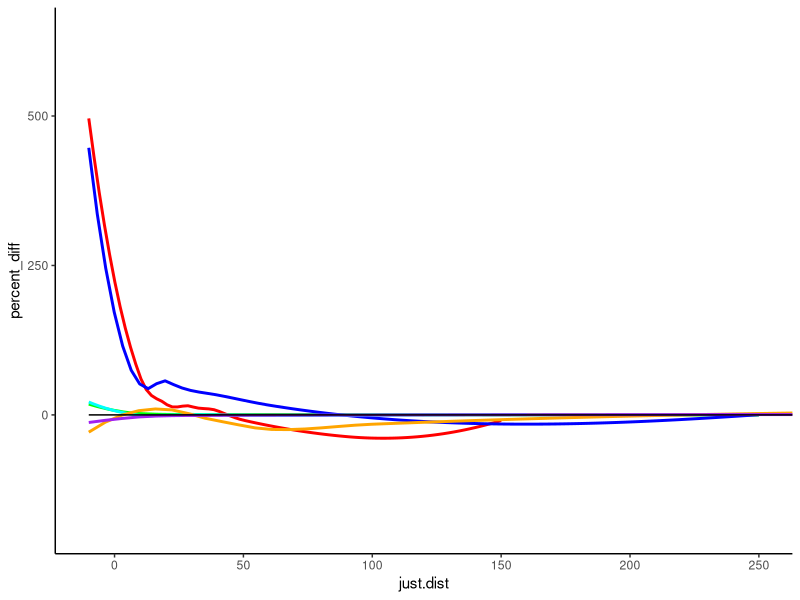
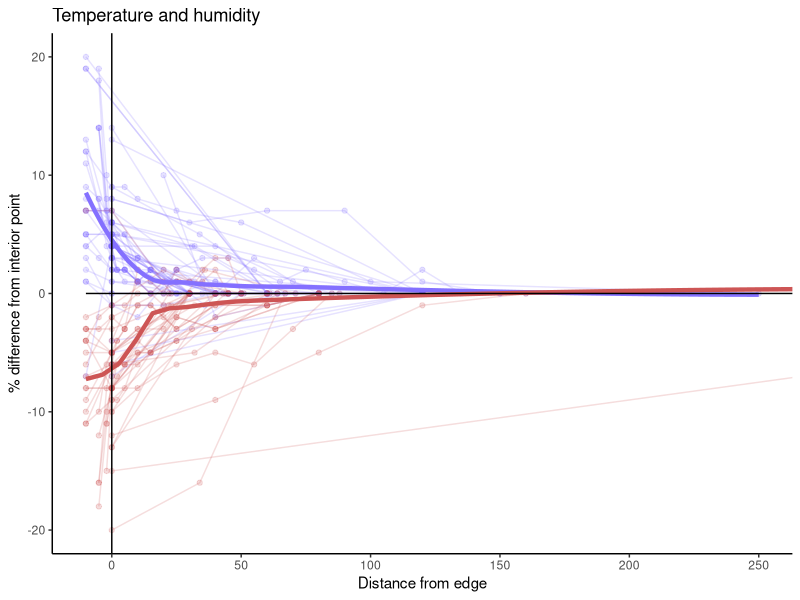
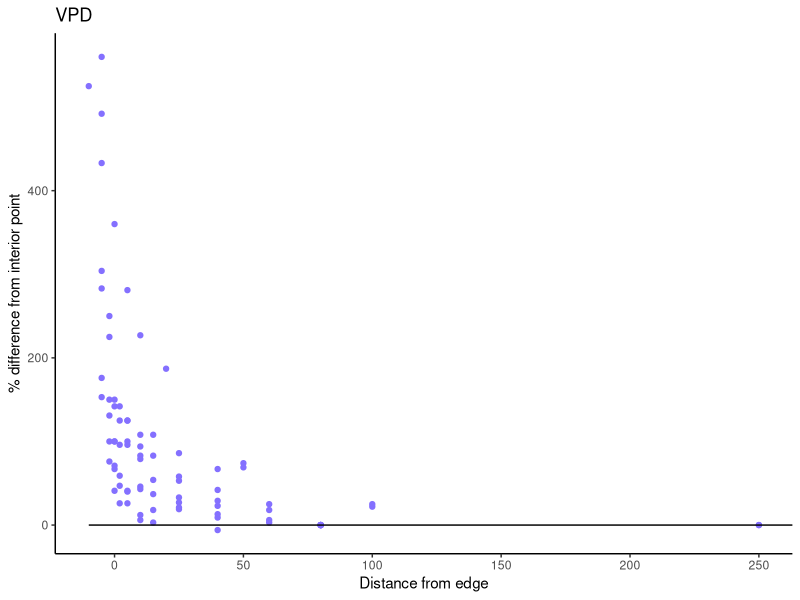
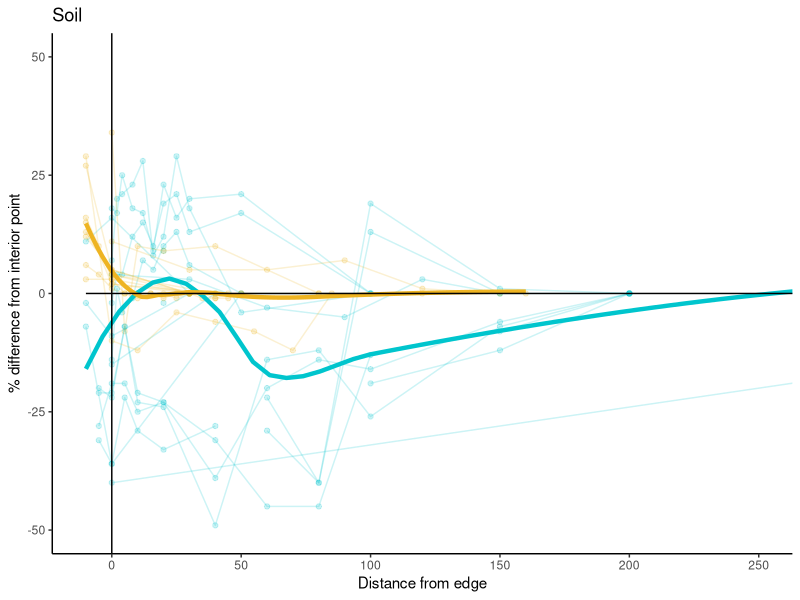
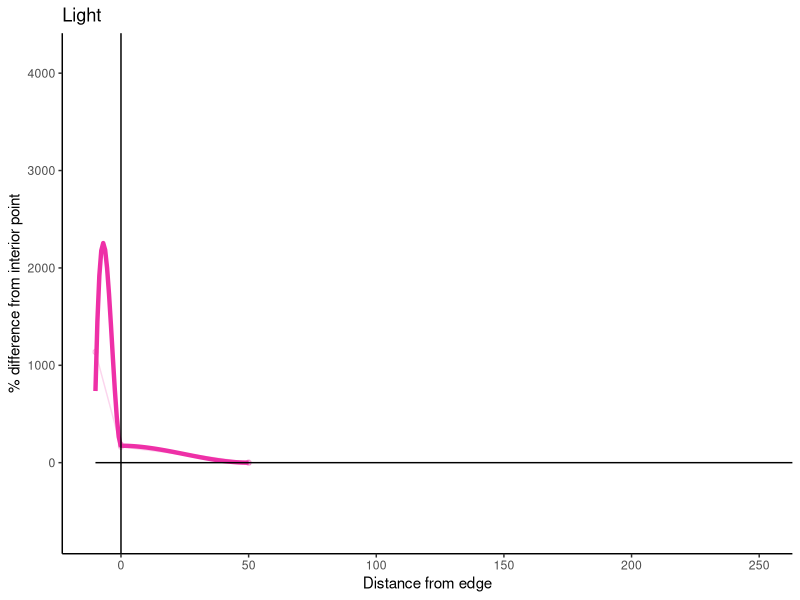
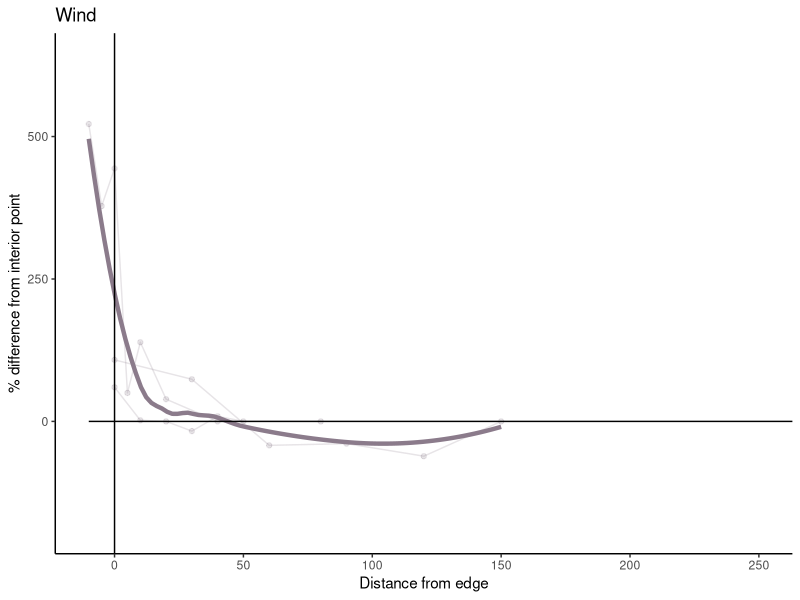
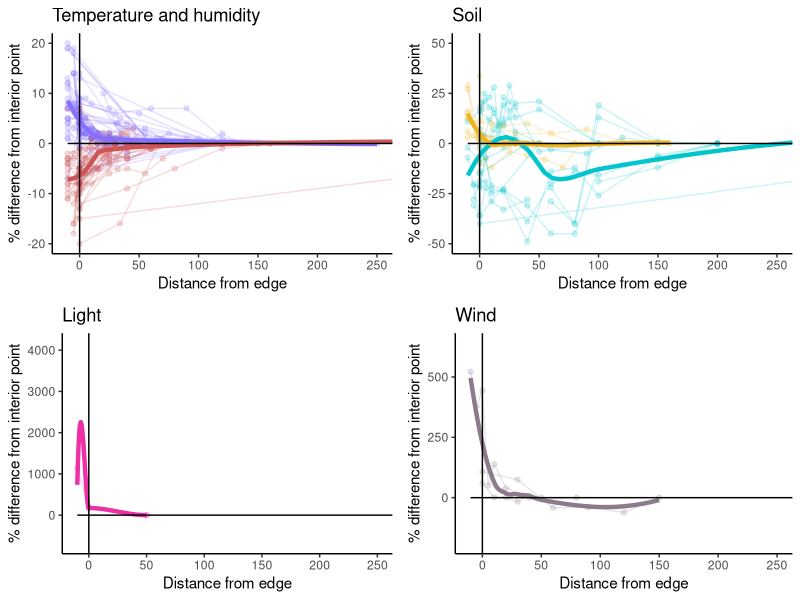
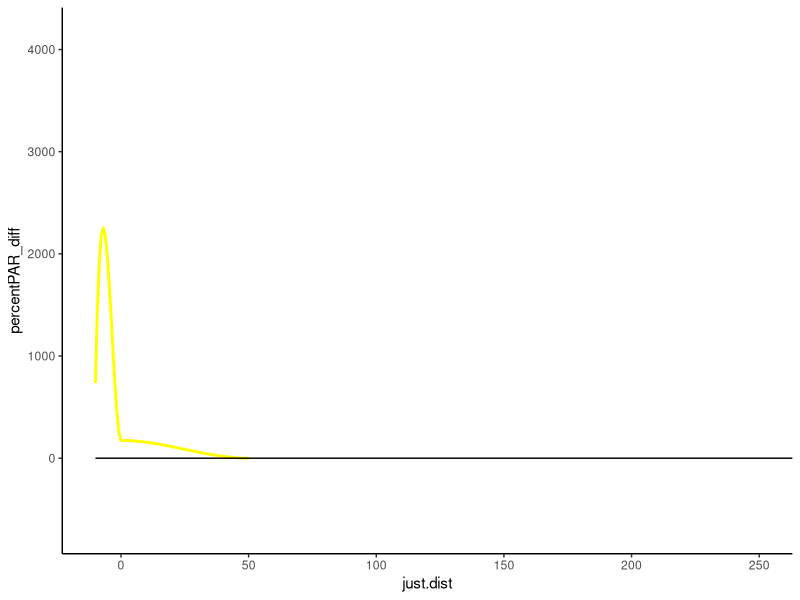

These charts were generated, in order, by the following R code: (Note: this script raises an error after producing the figures.)
#Combined qualitative and quantitative data

# load libraries ----------------------------------------------------------

library(tidyverse)
library(gridExtra)


# load data ---------------------------------------------------------------

#knit together qualitative & quantitative data
vardata <- read_csv("./Outputs/vardata.csv")
mergedrefined8 <- read_csv("./Data/mergedrefined8.csv")

qualquan <- full_join(vardata,mergedrefined8,by="article.id")


qualquan<-qualquan %>% 
  mutate(AT=
           case_when(
             var.1 == "AT"|
               var.2 == "AT"|
               var.3 == "AT"|
               var.4 == "AT"|
               var.5 == "AT"|
               var.6 == "AT"|
               var.7 == "AT" ~ "AT",
             TRUE ~ NA_character_)
         ) %>% 
  mutate(DT=
           case_when(
             var.1 == "DT"|
               var.2 == "DT"|
               var.3 == "DT"|
               var.4 == "DT"|
               var.5 == "DT"|
               var.6 == "DT"|
               var.7 == "DT" ~ "DT",
             TRUE ~ NA_character_)
  )


qualquan %>% paste("var.1","var.7", sep=" ")


summary(as.factor(qualquan$DT))

# mutate(H=
# mutate(PT=
# mutate(RH=
# mutate(TP=
# mutate(VPD=
# mutate(ST=
# mutate(SH=
# mutate(SM=
# mutate(SFT=
# mutate(LI=
# mutate(LIT=
# mutate(LUX=
# mutate(PAR=
# mutate(PPFD=
# mutate(SRFD=
# mutate(WS=
  


# citations by region -----------------------------------------------------

quanbroad <- qualquan %>% 
  filter(!is.na(just.dist)) %>% 
  select(article.id, citations,broad) %>% 
  distinct()


n_trop<-quanbroad %>% 
  filter(broad=="tropical") %>% 
  summarize(n=n_distinct(article.id))

n_temp<-quanbroad %>% 
  filter(broad=="temperate") %>% 
  summarize(n=n_distinct(article.id))


n_boreal<-quanbroad %>% 
  filter(broad=="boreal") %>% 
  summarize(n=n_distinct(article.id))



quan.cite<-qualquan %>% 
  filter(!is.na(just.dist)) %>% 
  select(article.id, citations,broad) %>% 
  distinct() %>% 
  group_by(broad) %>% 
  summarize(sum_cites=sum(citations)) 
quan.cite

# figures -----------------------------------------------------------------

#graph by broad region ####

tropics <- qualquan %>% 
  filter(!is.na(just.dist)) %>% 
  filter(broad == "tropical")

boreal <- qualquan %>% 
  filter(!is.na(just.dist)) %>% 
  filter(broad == "boreal")

temperate <- qualquan %>% 
  filter(!is.na(just.dist)) %>% 
  filter(broad == "temperate")

#tropics trends ####
plot_perc_diff<-ggplot(tropics,aes(x = just.dist)) +
  geom_smooth(aes(y=percent_diff), color = "green",alpha=0) +
  geom_smooth(aes(y=percentws_diff), color = "red",alpha=0) +
  geom_smooth(aes(y=percentVPD_diff), color = "blue",alpha=0) +
  geom_smooth(aes(y=percentst_diff), color = "cyan",alpha=0) +
  geom_smooth(aes(y=percentsm_diff), color = "orange",alpha=0) +
  geom_smooth(aes(y=percentrh_diff), color = "purple",alpha=0) +
  geom_line(aes(y=0),color="black")+
  coord_cartesian(xlim=c(-10,250))
plot_perc_diff<-plot_perc_diff+theme_classic()
plot_perc_diff



# figure 8  TROPICAL -----------------------------------------------------


# temp & humidity panel

ba <- ggplot(tropics,aes(x = just.dist)) +
  theme_classic()+
  ggtitle("Temperature and humidity")+
  geom_point(aes(y=percent_diff),color="lightslateblue",alpha=0.2) +
  geom_point(aes(y=percentrh_diff),color="indianred3",alpha=0.2) +
  geom_line(aes(y=percent_diff,group=idseg),color="lightslateblue",alpha=0.2) +
  geom_line(aes(y=percentrh_diff,group=idseg),color="indianred3",alpha=0.2) +
  geom_smooth(aes(y=percent_diff), color = "lightslateblue",alpha=0,size=1.5) +
  geom_smooth(aes(y=percentrh_diff), color = "indianred3",alpha=0,size=1.5) +
  xlab("Distance from edge")+
  ylab("% difference from interior point")+
  geom_line(aes(y=0),color="black")+
  geom_vline(xintercept=0) +
  coord_cartesian(xlim=c(-10,250))+
  ylim(-20,20)
ba




# VPD - not used in figure
bb <- ggplot(tropics,aes(x = just.dist)) +
  theme_classic()+
  ggtitle("VPD")+
  geom_point(aes(y=percentVPD_diff), color = "lightslateblue") +
  xlab("Distance from edge")+
  ylab("% difference from interior point")+
  geom_line(aes(y=0),color="black")+
  coord_cartesian(xlim=c(-10,250))
bb

# soil panel

bc <- ggplot(tropics,aes(x = just.dist)) +
  theme_classic()+
  ggtitle("Soil")+
  geom_point(aes(y=percentsm_diff),color="turquoise3",alpha=0.2) +
  geom_point(aes(y=percentst_diff),color="goldenrod2",alpha=0.2) +
  geom_line(aes(y=percentsm_diff,group=idseg),color="turquoise3",alpha=0.2) +
  geom_line(aes(y=percentst_diff,group=idseg),color="goldenrod2",alpha=0.2) +
  geom_smooth(aes(y=percentsm_diff), color = "turquoise3",alpha=0,size=1.5) +
  geom_smooth(aes(y=percentst_diff), color = "goldenrod2",alpha=0,size=1.5) +
  xlab("Distance from edge")+
  ylab("% difference from interior point")+
  geom_line(aes(y=0),color="black")+
  geom_vline(xintercept=0) +
  coord_cartesian(xlim=c(-10,250))+
  ylim(-50,50)
bc




# Light panel
bd <- ggplot(tropics,aes(x = just.dist)) +
  theme_classic()+
  ggtitle("Light")+
  geom_point(aes(y=percentPAR_diff),color="maroon2",alpha=0.2)+
  geom_line(aes(y=percentPAR_diff,group=idseg),color="maroon2",alpha=0.2)+
  geom_smooth(aes(y=percentPAR_diff), color = "maroon2",alpha=0,size=1.5) +
  xlab("Distance from edge")+
  ylab("% difference from interior point")+
  geom_line(aes(y=0),color="black")+
  geom_vline(xintercept=0) +
  coord_cartesian(xlim=c(-10,250))
bd

# Wind

be <- ggplot(tropics,aes(x = just.dist)) +
  theme_classic()+
  ggtitle("Wind")+
  geom_point(aes(y=percentws_diff),color="thistle4",alpha=0.2)+
  geom_line(aes(y=percentws_diff,group=idseg),color="thistle4",alpha=0.2)+
  geom_smooth(aes(y=percentws_diff), color = "thistle4",alpha=0,size=1.5) +
  xlab("Distance from edge")+
  ylab("% difference from interior point")+
  geom_line(aes(y=0),color="black")+
  geom_vline(xintercept=0) +
  coord_cartesian(xlim=c(-10,250))
be

grid.arrange(ba,bc,bd,be,ncol=2,nrow=2)




#  Light (PAR) Difference  ------------------------------------------------


plot_perc_diff_par<-ggplot(tropics,aes(x = just.dist)) +
  geom_smooth(aes(y=percentPAR_diff), color = "yellow",alpha=0) +
  geom_line(aes(y=0),color="black")+
  coord_cartesian(xlim=c(-10,250))
plot_perc_diff_par<-plot_perc_diff_par+theme_classic()
plot_perc_diff_par




# figure 8  TEMPERATE -----------------------------------------------------

ggplot(temperate,aes(x = just.dist)) +
  geom_smooth(aes(y=percent_diff), color = "green",alpha=0) +
  geom_smooth(aes(y=percentVPD_diff), color = "blue",alpha=0) +
  geom_smooth(aes(y=percentst_diff), color = "cyan",alpha=0) +
  geom_smooth(aes(y=percentsm_diff), color = "orange",alpha=0) +
  geom_smooth(aes(y=percentrh_diff), color = "purple",alpha=0) +
  geom_line(aes(y=0),color="black")+
  coord_cartesian(xlim=c(-10,250))+
  theme_classic()


# light
ggplot(temperate,aes(x = just.dist)) +
  geom_smooth(aes(y=percentPAR_diff), color = "yellow",alpha=0) +
  geom_smooth(aes(y=percentws_diff), color = "red",alpha=0) +
  geom_line(aes(y=0),color="black")+
  coord_cartesian(xlim=c(-10,250))+
  theme_classic()

# air temp and humidity
ca <- ggplot(temperate,aes(x = just.dist)) +
  ggtitle("Temperature and humidity")+
  geom_point(aes(y=percent_diff),color="lightslateblue",alpha=0.2) +
  geom_point(aes(y=percentrh_diff),color="indianred3",alpha=0.2) +
  geom_line(aes(y=percent_diff,group=idseg),color="lightslateblue",alpha=0.2) +
  geom_line(aes(y=percentrh_diff,group=idseg),color="indianred3",alpha=0.2) +
  geom_smooth(aes(y=percent_diff), color = "lightslateblue",alpha=0,size=1.5) +
  geom_smooth(aes(y=percentrh_diff), color = "indianred3",alpha=0,size=1.5) +
  xlab("Distance from edge")+
  ylab("% difference from interior point")+
  geom_line(aes(y=0),color="black")+
  geom_vline(xintercept=0) +
  coord_cartesian(xlim=c(-10,250))+
  ylim(-15,15)+
  theme_classic()
ca

# vpd (not used)
cb <- ggplot(temperate,aes(x = just.dist)) +
  theme_classic()+
  ggtitle("VPD")+
  geom_point(aes(y=percentVPD_diff), color = "lightslateblue") +
  xlab("Distance from edge")+
  ylab("% difference from interior point")+
  geom_line(aes(y=0),color="black")+
  coord_cartesian(xlim=c(-10,250))
cb

# Soil 
cc <- ggplot(temperate,aes(x = just.dist)) +
  theme_classic()+
  ggtitle("Soil")+
  geom_point(aes(y=percentsm_diff),color="turquoise3",alpha=0.2) +
  geom_point(aes(y=percentst_diff),color="goldenrod2",alpha=0.2) +
  geom_line(aes(y=percentsm_diff,group=idseg),color="turquoise3",alpha=0.2) +
  geom_line(aes(y=percentst_diff,group=idseg),color="goldenrod2",alpha=0.2) +
  geom_smooth(aes(y=percentsm_diff), color = "turquoise3",alpha=0,size=1.5) +
  geom_smooth(aes(y=percentst_diff), color = "goldenrod2",alpha=0,size=1.5) +
  xlab("Distance from edge")+
  ylab("% difference from interior point")+
  geom_line(aes(y=0),color="black")+
  geom_vline(xintercept=0) +
  coord_cartesian(xlim=c(-10,250))+
  ylim(-25,25)
cc

# Light panel
cd <- ggplot(temperate,aes(x = just.dist)) +
  theme_classic()+
  ggtitle("Light")+
  geom_point(aes(y=percentPAR_diff),color="maroon2",alpha=0.2)+
  geom_line(aes(y=percentPAR_diff,group=idseg),color="maroon2",alpha=0.2)+
  geom_smooth(aes(y=percentPAR_diff), color = "maroon2",alpha=0,size=1.5) +
  xlab("Distance from edge")+
  ylab("% difference from interior point")+
  geom_line(aes(y=0),color="black")+
  geom_vline(xintercept=0) +
  coord_cartesian(xlim=c(-10,250))
cd

# wind
ce <- ggplot(temperate,aes(x = just.dist)) +
  theme_classic()+
  ggtitle("Wind")+
  geom_point(aes(y=percentws_diff),color="thistle4",alpha=0.2)+
  geom_line(aes(y=percentws_diff,group=idseg),color="thistle4",alpha=0.2)+
  geom_smooth(aes(y=percentws_diff), color = "thistle4",alpha=0,size=1.5) +
  xlab("Distance from edge")+
  ylab("% difference from interior point")+
  geom_line(aes(y=0),color="black")+
  geom_vline(xintercept=0) +
  coord_cartesian(xlim=c(-10,250))
ce

grid.arrange(ca,cc,cd,ce,ncol=2,nrow=2)


# FIgure 8 BOREAL ---------------------------------------------------------


#boreal trends ####

ggplot(boreal,aes(x = just.dist)) +
  geom_smooth(aes(y=percent_diff), color = "green",alpha=0) +
  geom_smooth(aes(y=percentsm_diff), color = "orange",alpha=0) +
  geom_smooth(aes(y=percentrh_diff), color = "purple",alpha=0) +
  geom_point(aes(y=percentsm_diff),color="orange")+
  geom_line(aes(y=0),color="black")+
  coord_cartesian(xlim=c(-10,250),ylim=c(-30,30))


# temp nd Humidity
da <- ggplot(boreal,aes(x = just.dist)) +
  theme_classic()+
  ggtitle("Temperature and humidity")+
  geom_smooth(aes(y=percent_diff), color = "lightslateblue",alpha=0) +
  geom_smooth(aes(y=percentrh_diff), color = "indianred3",alpha=0) +
  xlab("Distance from edge")+
  ylab("% difference from interior point")+
  geom_line(aes(y=0),color="black")+
  geom_vline(xintercept=0) +
  coord_cartesian(xlim=c(-10,250))
da

# vpd
db <- ggplot(boreal,aes(x = just.dist)) +
  theme_classic()+
  ggtitle("VPD")+
  geom_point(aes(y=percentVPD_diff), color = "lightslateblue") +
  xlab("Distance from edge")+
  ylab("% difference from interior point")+
  geom_line(aes(y=0),color="black")+
  coord_cartesian(xlim=c(-10,250))
db


# soil
dc <- ggplot(boreal,aes(x = just.dist)) +
  theme_classic()+
  ggtitle("Soil")+
  geom_smooth(aes(y=percentsm_diff), color = "turquoise3",alpha=0) +
  geom_smooth(aes(y=percentst_diff), color = "goldenrod2",alpha=0) +
  xlab("Distance from edge")+
  ylab("% difference from interior point")+
  geom_line(aes(y=0),color="black")+
  geom_vline(xintercept=0) +
  coord_cartesian(xlim=c(-10,250))
dc

# PAR
dd <- ggplot(boreal,aes(x = just.dist)) +
  theme_classic()+
  ggtitle("Light")+
  geom_smooth(aes(y=percentPAR_diff), color = "maroon2",alpha=0) +
  xlab("Distance from edge")+
  ylab("% difference from interior point")+
  geom_line(aes(y=0),color="black")+
  geom_vline(xintercept=0) +
  coord_cartesian(xlim=c(-10,250))
dd

# wind
de <- ggplot(boreal,aes(x = just.dist)) +
  theme_classic()+
  ggtitle("Wind")+
  geom_smooth(aes(y=percentws_diff), color = "thistle4",alpha=0) +
  xlab("Distance from edge")+
  ylab("% difference from interior point")+
  geom_line(aes(y=0),color="black")+
  geom_vline(xintercept=0) +
  coord_cartesian(xlim=c(-10,250))
de

#no data for light and wind

grid.arrange(da,dc,dd,de,ncol=2,nrow=2)


# temperate to compare to boreal ------------------------------------------


ggplot(temperate,aes(x = just.dist)) +
  geom_smooth(aes(y=percent_diff), color = "green",alpha=0) +
  geom_smooth(aes(y=percentsm_diff), color = "orange",alpha=0) +
  geom_smooth(aes(y=percentrh_diff), color = "purple",alpha=0) +
  geom_point(aes(y=percentsm_diff),color="orange")+
  geom_line(aes(y=0),color="black")+
  coord_cartesian(xlim=c(-10,250),ylim=c(-30,30))


# tropics to compare to boreal  -------------------------------------------


ggplot(tropics,aes(x = just.dist)) +
  geom_smooth(aes(y=percent_diff), color = "green",alpha=0) +
  geom_smooth(aes(y=percentsm_diff), color = "orange",alpha=0) +
  geom_smooth(aes(y=percentrh_diff), color = "purple",alpha=0) +
  geom_point(aes(y=percentsm_diff),color="orange")+
  geom_line(aes(y=0),color="black")+
  coord_cartesian(xlim=c(-10,250),ylim=c(-30,30))


# analyses ----------------------------------------------------------------

#GLM on distance, lat ####
#remove percentages on quanonly, log to remove neg
intermed <- log1p((quanonly[,c(6,16,19,22,25,28,31)]/100))
names(intermed) <- c("proat_diff","propar_diff","prorh_diff","prosm_diff","prost_diff","provpd_diff","prows_diff")
forlatglm <- cbind(intermed,quanonly)

atlat <- glm(proat_diff ~ just.dist + simple.lat, family = gaussian, data = forlatglm) #better
atlat2 <- glm(proat_diff ~ simple.lat, family = gaussian, data = forlatglm)
atlat3 <- glm(proat_diff ~ just.dist * simple.lat, family = gaussian, data = forlatglm) #better

rhlat <- glm(prorh_diff ~ just.dist + simple.lat, family = gaussian, data = forlatglm) #better
rhlat2 <- glm(prorh_diff ~ simple.lat, family = gaussian, data = forlatglm)
rhlat3 <- glm(prorh_diff ~ just.dist * simple.lat, family = gaussian, data = forlatglm) #better

vpdlat <- glm(provpd_diff ~ just.dist + simple.lat, family = gaussian, data = forlatglm)
vpdlat2 <- glm(provpd_diff ~ simple.lat, family = gaussian, data = forlatglm)
vpdlat3 <- glm(provpd_diff ~ just.dist * simple.lat, family = gaussian, data = forlatglm) #best

stlat <- glm(prost_diff ~ just.dist + simple.lat, family = gaussian, data = forlatglm) #better
stlat2 <- glm(prost_diff ~ simple.lat, family = gaussian, data = forlatglm)
stlat3 <- glm(prost_diff ~ just.dist * simple.lat, family = gaussian, data = forlatglm) #better

smlat <- glm(prosm_diff ~ just.dist + simple.lat, family = gaussian, data = forlatglm)
smlat2 <- glm(prosm_diff ~ simple.lat, family = gaussian, data = forlatglm) #somewhat better
smlat3 <- glm(prosm_diff ~ just.dist * simple.lat, family = gaussian, data = forlatglm)

wslat <- glm(prows_diff ~ just.dist + simple.lat, family = gaussian, data = forlatglm) #somewhat better
wslat2 <- glm(prows_diff ~ simple.lat, family = gaussian, data = forlatglm)
wslat3 <- glm(prows_diff ~ just.dist * simple.lat, family = gaussian, data = forlatglm) #somewhat better

parlat <- glm(propar_diff ~ just.dist + simple.lat, family = gaussian, data = forlatglm) #better
parlat2 <- glm(propar_diff ~ simple.lat, family = gaussian, data = forlatglm)
parlat3 <- glm(propar_diff ~ just.dist * simple.lat, family = gaussian, data = forlatglm) #better

summary(lm(proat_diff ~ simple.lat,data=forlatglm))

#graph GLM ####
ggplot(forlatglm,aes(x = simple.lat)) +
  geom_smooth(aes(y=proat_diff),method="glm", color = "green",alpha=0) +
  geom_smooth(aes(y=prorh_diff),method="glm", color = "red",alpha=0) +
  geom_smooth(aes(y=provpd_diff),method="glm", color = "purple",alpha=0) +
  geom_point(aes(y=proat_diff),color="green")+
  geom_point(aes(y=prorh_diff),color="red")+
  geom_point(aes(y=provpd_diff),color="purple")